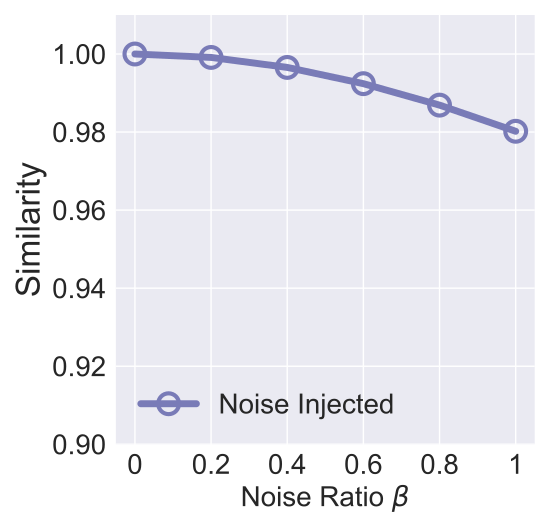

Reproduce this figure in Python.


import numpy as np
import matplotlib.pyplot as plt

epsilon = 3
beta = 1 / epsilon


x=[1, 2, 3, 4, 5, 6]
# validation_for_plt =[97,95.8600, 94.9400, 93.5400, 93.2400]
# attack_for_plt=[0, 0.3524, 0, 0.1762, 0.1762]
# basic_for_plt=[99.8, 99.8, 99.8, 99.8, 99.8]

labels = ['0', '0.2', '0.4', '0.6', '0.8', '1']
# unl_org = [97.77, 97.55, 97.35, 97.29, 97.21, 97.21]

# unl_hess_r = [96.6, 96.66, 96.04, 95.94, 95.85, 97.21]
unl_mib = [1, 0.999124, 0.996562, 0.9924, 0.9869, 0.98020]

unl_muv = [0.987, 0.9845, 0.9845, 0.9845, 0.9685, 0.957]
# unl_ss_wo = [94.32, 94.53, 94.78, 93.38, 94.04, 97.21]


plt.style.use('seaborn')
plt.figure(figsize=(5.5, 5.3))
l_w=5
m_s=15
marker_s = 3
markevery=1
#plt.figure(figsize=(8, 5.3))
#plt.plot(x, unl_fr, color='blue', marker='^', label='Retrain',linewidth=l_w, markersize=m_s)
plt.plot(x, unl_mib, linestyle='-', color='#797BB7', marker='o', fillstyle='none', markevery=markevery,
         label='Noise Injected', linewidth=l_w, markersize=m_s, markeredgewidth=marker_s)

#plt.plot(x, unl_ss_w, color='g',  marker='*',  label='PriMU$_{w}$',linewidth=l_w, markersize=m_s)
# plt.plot(x, unl_muv, linestyle='--', color='g',  marker='s', fillstyle='none', markevery=markevery,
#          label='Multi-Sample',linewidth=l_w, markersize=m_s, markeredgewidth=marker_s)

# plt.plot(x, unl_mib, linestyle=':', color='r',  marker='^', fillstyle='none', markevery=markevery,
#          label='VBU', linewidth=l_w,  markersize=m_s, markeredgewidth=marker_s)

# plt.plot(x, unl_hess_r, linestyle='-.', color='k',  marker='D', fillstyle='none', markevery=markevery,
#          label='HBFU',linewidth=l_w, markersize=m_s, markeredgewidth=marker_s)



#plt.plot(x, unl_vibu, color='silver',  marker='d',  label='VIBU',linewidth=4,  markersize=10)

# plt.plot(x, y_sa03, color='r',  marker='2',  label='AAAI21 A_acc, pr=0.3',linewidth=3, markersize=8)
# plt.plot(x, y_sa05, color='darkblue',  marker='4',  label='AAAI21 A_acc, pr=0.5',linewidth=3, markersize=8)
# plt.plot(x, y_ma03, color='darkviolet',  marker='3',  label='FedMC A_acc, pr=0.3',linewidth=3, markersize=8)
# plt.plot(x, y_ma05, color='cyan',  marker='p',  label='FedMC A_acc, pr=0.5',linewidth=3, markersize=8)


# plt.grid()
leg = plt.legend(fancybox=True, shadow=True)
# plt.xlabel('Malicious Client Ratio (%)' ,fontsize=16)
plt.ylabel('Similarity' ,fontsize=24)
my_y_ticks = np.arange(0.9 ,1.01,0.02)
plt.ylim(0.9,1.01)
plt.yticks(my_y_ticks,fontsize=20)
plt.xlabel('Noise Ratio $\\beta$' ,fontsize=20)

plt.xticks(x, labels, fontsize=20)
# plt.title('CIFAR10 IID')

#plt.annotate(r"1e0", xy=(0.1, 1.01), xycoords='axes fraction', xytext=(-10, 10),textcoords='offset points', ha='right', va='center', fontsize=15)


# plt.title('(c) Utility Preservation', fontsize=24)
plt.legend(loc='best',fontsize=20)
plt.tight_layout()
#plt.title("MNIST")
plt.rcParams['figure.figsize'] = (2.0, 1)
plt.rcParams['image.interpolation'] = 'nearest'
plt.rcParams['figure.subplot.left'] = 0.11
plt.rcParams['figure.subplot.bottom'] = 0.08
plt.rcParams['figure.subplot.right'] = 0.977
plt.rcParams['figure.subplot.top'] = 0.969
plt.savefig('cifar10_org_sim_noise_analysis.pdf', format='pdf', dpi=200)
plt.show()
